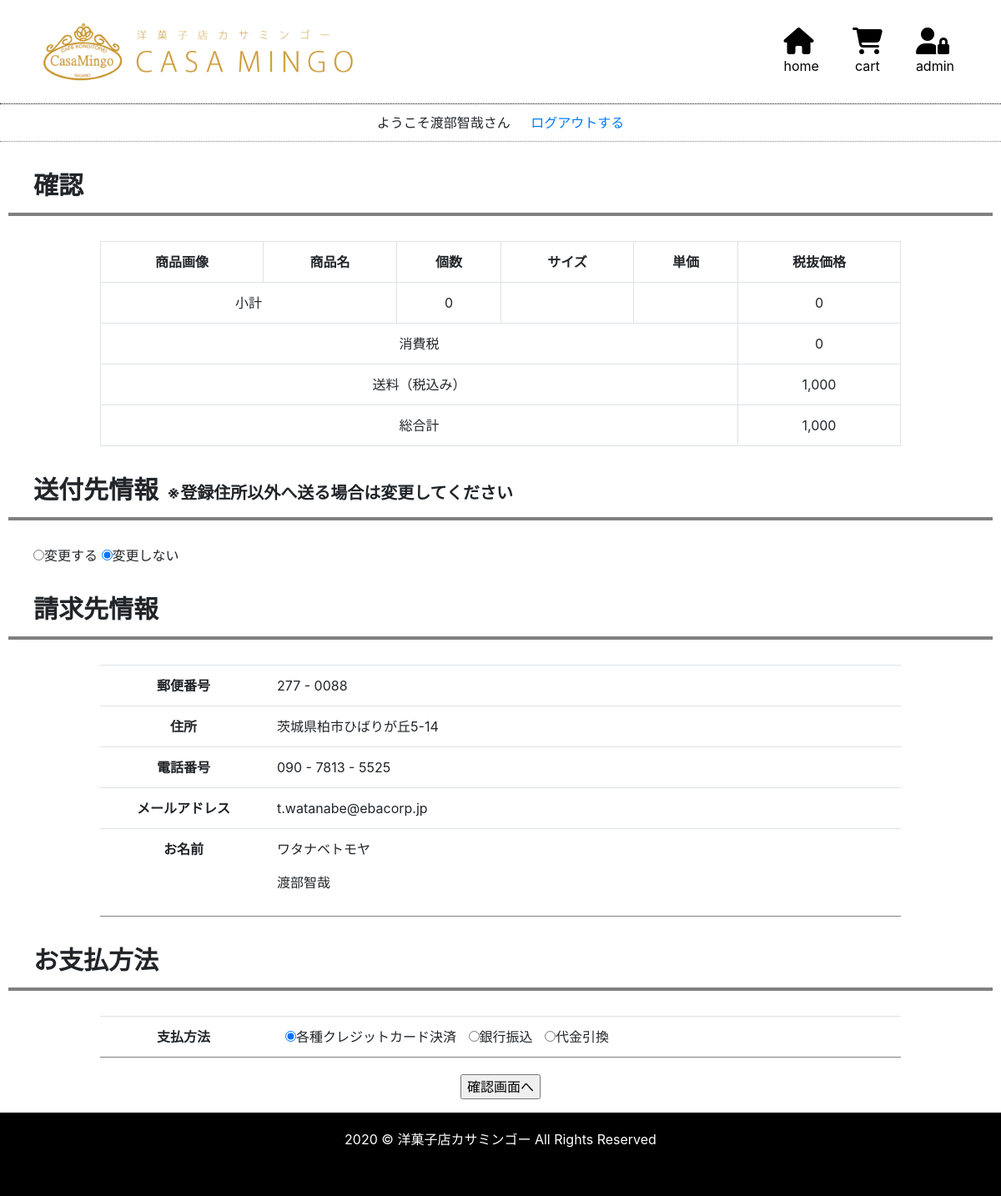
The app's page /purchase_edit.php (signed in) with its own data.
### tables this page shows
CREATE TABLE user (
    id SERIAL PRIMARY KEY,
    login_id TEXT NOT NULL,
    login_pass TEXT NOT NULL,
    name TEXT NOT NULL,
    name_kana TEXT NOT NULL,
    birth_year CHAR(4),
    birth_month CHAR(2),
    birth_day CHAR(2),
    gender SMALLINT UNSIGNED NOT NULL,
    mail TEXT NOT NULL,
    tel1 VARCHAR(5) NOT NULL,
    tel2 VARCHAR(5) NOT NULL,
    tel3 VARCHAR(5) NOT NULL,
    postal_code1 CHAR(3) NOT NULL,
    postal_code2 CHAR(4) NOT NULL,
    pref SMALLINT UNSIGNED NOT NULL,
    city VARCHAR(15) NOT NULL,
    address VARCHAR(100) NOT NULL,
    other VARCHAR(100),
    memo TEXT,
    status SMALLINT UNSIGNED NOT NULL,
    last_login_date TIMESTAMP(6) NULL DEFAULT NULL,
    created_at TIMESTAMP(6) NOT NULL DEFAULT CURRENT_TIMESTAMP(6),
    updated_at TIMESTAMP(6) NULL DEFAULT NULL,
    delete_flg BOOLEAN DEFAULT FALSE
);

CREATE TABLE m_payment(
    id SERIAL PRIMARY KEY,
    name TEXT
);

### util.inc.php (called while the page is built, shortened)
<?php
$prefectures = ['北海道', '青森県', '岩手県', '宮城県', '秋田県', '山形県', '福島県', '茨城県', '栃木県', '群馬県', '埼玉県', '千葉県', '東京都', '神奈川県', '新潟県', '富山県', '石川県', '福井県', '山梨県', '長野県', '岐阜県', '静岡県', '愛知県', '三重県', '滋賀県', '京都府', '大阪府', '兵庫県', '奈良県', '和歌山県', '鳥取県', '島根県', '岡山県', '広島県', '山口県', '徳島県', '香川県', '愛媛県', '高知県', '福岡県', '佐賀県', '長崎県', '熊本県', '大分県', '宮崎県', '鹿児島県', '沖縄県'];
$totalPrice = 0;
$totalCount = 0;

### models/Model.php (called while the page is built, shortened)
<?php
require_once('UserModel.php');
require_once('MPaymentModel.php');
class Model
{
    public function connect()
    {
        try {
            $this->dbh = new PDO('mysql:host=' . HOST . ';dbname=' . DBNAME, DBUSER, DBPASS);
        } catch (Exception $e) {
            throw new Exception($e);
        }
    }
}

### models/UserModel.php (called while the page is built, shortened)
<?php
class UserModel extends Model
{
    public function fetchById($id)
    {
        $stmt = $this->dbh->prepare('SELECT * FROM user WHERE id = ?');
        $stmt->execute([$id]);
        return $stmt->fetch();
    }
}

### models/MPaymentModel.php (called while the page is built, shortened)
<?php
class MPaymentModel extends Model
{
    public function fetchAll()
    {
        $stmt = $this->dbh->query('SELECT * FROM m_payment');
        return $stmt->fetchAll();
    }
}

### purchase_edit.php (the view, shortened to what this page needs)
<?php
require_once('autoload.php');
try {
    $paymentModel = new MPaymentModel();
    $payments = $paymentModel->fetchAll();
    $userModel = new UserModel();
    $user = $userModel->fetchById($_SESSION['userId']);
} catch (Exception $e) {
    $error['database'] = '商品情報の取得に失敗しました。<br>カスタマーサポートにお問い合わせください。';
}
?>
<main>
    <p class="contents-title">確認</p>
    <table class="table table-bordered table-center">
        <tr>
            <th>商品画像</th>
            <th>商品名</th>
            <th>個数</th>
            <th>サイズ</th>
            <th>単価</th>
            <th>税抜価格</th>
        </tr>
        <?php $shipping = ($totalPrice * (1 + TAX) > 10000) ? 0 : 1000?>
        <tr>
            <td colspan="2">小計</td>
            <td><?=$totalCount?></td>
            <td></td>
            <td></td>
            <td><?=number_format($totalPrice)?></td>
        </tr>
        <tr>
            <td colspan="5">消費税</td>
            <td><?=number_format(floor($totalPrice * TAX))?></td>
        </tr>
        <tr>
            <td colspan="5">送料（税込み）</td>
            <td><?=number_format($shipping)?></td>
        </tr>
        <tr>
            <td colspan="5">総合計</td>
            <td><?=number_format(floor($totalPrice * (1 + TAX) + $shipping))?></td>
        </tr>
    </table>
    <form action="purchase_edit.php?action=fix#address" method="post">
        <p class="contents-title" id="address">送付先情報<span style="font-size: 20px; margin-left: 10px;">※登録住所以外へ送る場合は変更してください</span></p>
        <p class="toggle-radio"><input type="radio" name="sendFor" id="sendFor1" value="1" <?=(isset($_GET['action']) and $_GET['action'] == 'fix') ? 'checked' : ''?>>変更する <input type="radio" name="sendFor" id="sendFor2" value="2" <?=!isset($_GET['action']) ? 'checked' : ''?>>変更しない</p>
        <p class="contents-title">請求先情報</p>
        <table class="table table-left">
            <tr>
                <th>郵便番号</th>
                <td><?=$user['postal_code1']?> - <?=$user['postal_code2']?></td>
            </tr>
            <tr>
                <th>住所</th>
                <td><?=$prefectures[$user['pref']] . $user['city'] . $user['address'] . $user['other']?></td>
            </tr>
            <tr>
                <th>電話番号</th>
                <td><?=$user['tel1']?> - <?=$user['tel2']?> - <?=$user['tel3']?></td>
            </tr>
            <tr>
                <th>メールアドレス</th>
                <td><?=$user['mail']?></td>
            </tr>
            <tr>
                <th>お名前</th>
                <td>
                    <p><?=$user['name_kana']?></p>
                    <p><?=$user['name']?></p>
                </td>
            </tr>
        </table>
        <p class="contents-title">お支払方法</p>
        <table class="table table-left">
            <tr>
                <th>支払方法</th>
                <td>
                    <?php foreach ($payments as $payment) :?>
                        <input type="radio" name="payment" class="radio" value="<?=$payment['id']?>" <?=($payment['name'] == '各種クレジットカード決済') ? 'checked' : ''?>><?=$payment['name']?>
                    <?php endforeach;?>
                </td>
            </tr>
        </table>
        <p class="purchase-button"><input type="submit" name="send" value="確認画面へ"></p>
    </form>
</main>

### css/cart.css (style rules this page uses)
main { min-height: 470px; }
.logout { margin-left: 20px; }
.navbar { border-bottom: 1px dotted black; }
.navbar-brand { font-size: 25px; margin-right: 30px; }
.navbar-nav { margin: 0 0 0 auto; }
.greeting { padding: 10px 0; text-align: center; border-bottom: 1px dotted gray; }
.nav-item p { height: 100%; margin-bottom: 0; text-align: center; color: black; text-decoration: none; }
.fas { color:black; }
.icon { margin-right: 40px; }
.contents-title { margin: 30px 10px; padding-left: 30px; padding-bottom: 10px; border-bottom: 4px solid gray; font-size: 30px; font-weight: bold; }
table { margin: 0 auto; }
.table { width: 80%; margin-top: 20px; }
.table-center th, .table-center td { text-align: center; }
.table-left th { text-align: center; width: 200px; }
.table tr { border-bottom: 1px solid gray; border-top: none; }
footer { background: black; height: 100px; }
.footer { text-align: center; color: white; margin-bottom: 0; padding-top: 20px; }
.purchase-button { text-align: center; margin-top: 20px; }
.radio { margin-left: 10px; }
.toggle-radio { margin-left: 40px; }
.logo { width: 685.6px; height: 98.4px; }

### records on screen
user: postal_code1 "277", postal_code2 "0088", pref "茨城県", city "柏市", address "ひばりが丘5-14", tel1 "090", tel2 "7813", tel3 "5525", mail "t.watanabe@ebacorp.jp", name_kana "ワタナベトモヤ", name "渡部智哉"
m_payment: name "☑", name "各種クレジットカード決済"
m_payment: name "銀行振込"
m_payment: name "代金引換"

### other values on screen
$totalCount "0"
$totalPrice "0"
floor($totalPrice * TAX) "0"
$shipping "1,000"
floor($totalPrice * (1 + TAX) + $shipping) "1,000"
